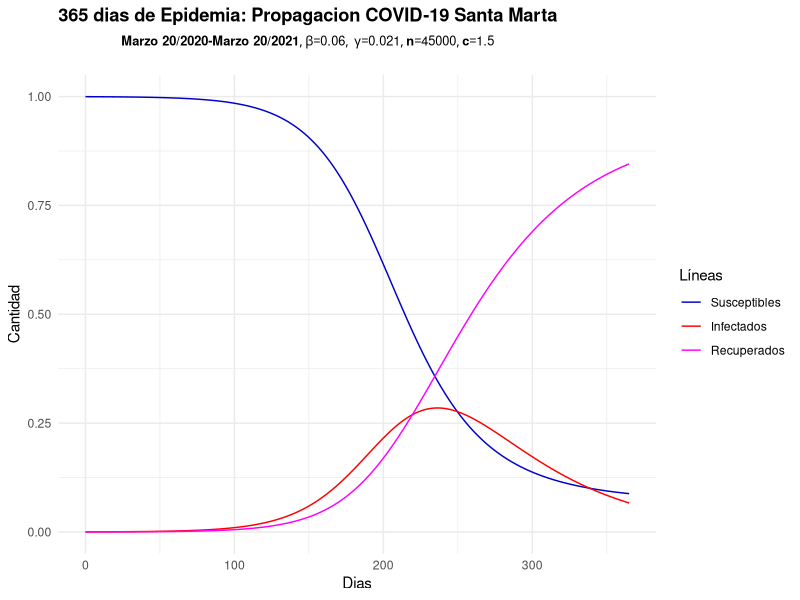

The R script that drew this image:
options(max.print=9999)
SIR.model <- function(t, b, g, n, c){
  require(deSolve) # Librería deSolve para resolver Sistemas de Ecuaciones Diferenciales
  init <- c(S=1-(10/n),I=10/n,R=0)
  parameters <- c(beta=b,gamma=g) 
  time <- seq(0,t,by=1) 
  eqn <- function(time,state,parameters){ 
    with(as.list(c(state,parameters)),{
      dS <- -beta*S*I #(dS/dt)
      dI <- beta*S*I-gamma*I #(dI/dt)
      dR <- gamma*I #(dR/dt)
      return(list(c(dS,dI,dR)))}) 
  }
  out<-ode(y=init,times=time,eqn,parms=parameters, method = "euler") #solución del sistema usando ode() de deSolve con el método euler.
  out.df<-as.data.frame(out)
  
  print(out.df)
  
  require(ggplot2)
  theme_set(theme_minimal())
  title <- bquote("365 dias de Epidemia: Propagacion COVID-19 Santa Marta")
  subtit<-bquote(list("Marzo 20/2020-Marzo 20/2021", beta==.(parameters[1]),~gamma==.(parameters[2]), n==.(n), c==.(c))) 
  res<-ggplot(out.df,aes(x=time))+ 
    ggtitle(bquote(atop(bold(.(title)),atop(bold(.(subtit))))))+ 
    geom_line(aes(y=S,colour="Susceptibles"))+ 
    geom_line(aes(y=I,colour="Infectados"))+ 
    geom_line(aes(y=R,colour="Recuperados"))+ 
    ylab(label="Cantidad")+ 
    xlab(label="Dias")+ 
    
    scale_colour_manual("Líneas",
                        breaks=c("Susceptibles","Infectados","Recuperados"),
                        values=c("mediumblue","red","magenta1"))
  
  

  #Punto 2. Impresion del Plot generado anteriormente.Grafica de la epidemia.
  print(res)
  
  #Punto 3. Fecha con la mayor cantidad de recuperados.
  cat("\nLa cantidad maxima aproximada de infectados es: ", max(out.df$I), " (aproximadamente unas ", as.integer(max(out.df$I)*n)," personas) se espera entonces que esto suceda el dia: ", (which.max(out.df$I)-1), " (aproximadamente 11 de Noviembre del 2020)." )
  
  #Punto 4. Calculos de los porcentajes respectivos de poblacion estimada a infectarse y poblacion recuperada.
  cat("\n\nEl porcentaje estimado de población estimado que llegaria a infectarse: ", (max(out.df$I))*100, "% y el porcentaje estimado de personas recuperadas es: ", (max(out.df$R))*100, "%.")
  
  #Punto 5. Estimacion de la fecha en la que la epidemia estará controlada.
  indiceControl = g/(b*c)
  c <- which(out.df[['S']]<indiceControl)-1
  cat("\n\nA partir de la fecha", c[1] ,"de epidemia (la cual aproximadamente seria en Diciembre 6 del 2020) basado en estimacion, se dice entonces que la epidemia se encontrara controlada.")
}
SIR.model(365,0.06,0.021,45000,1.5)
